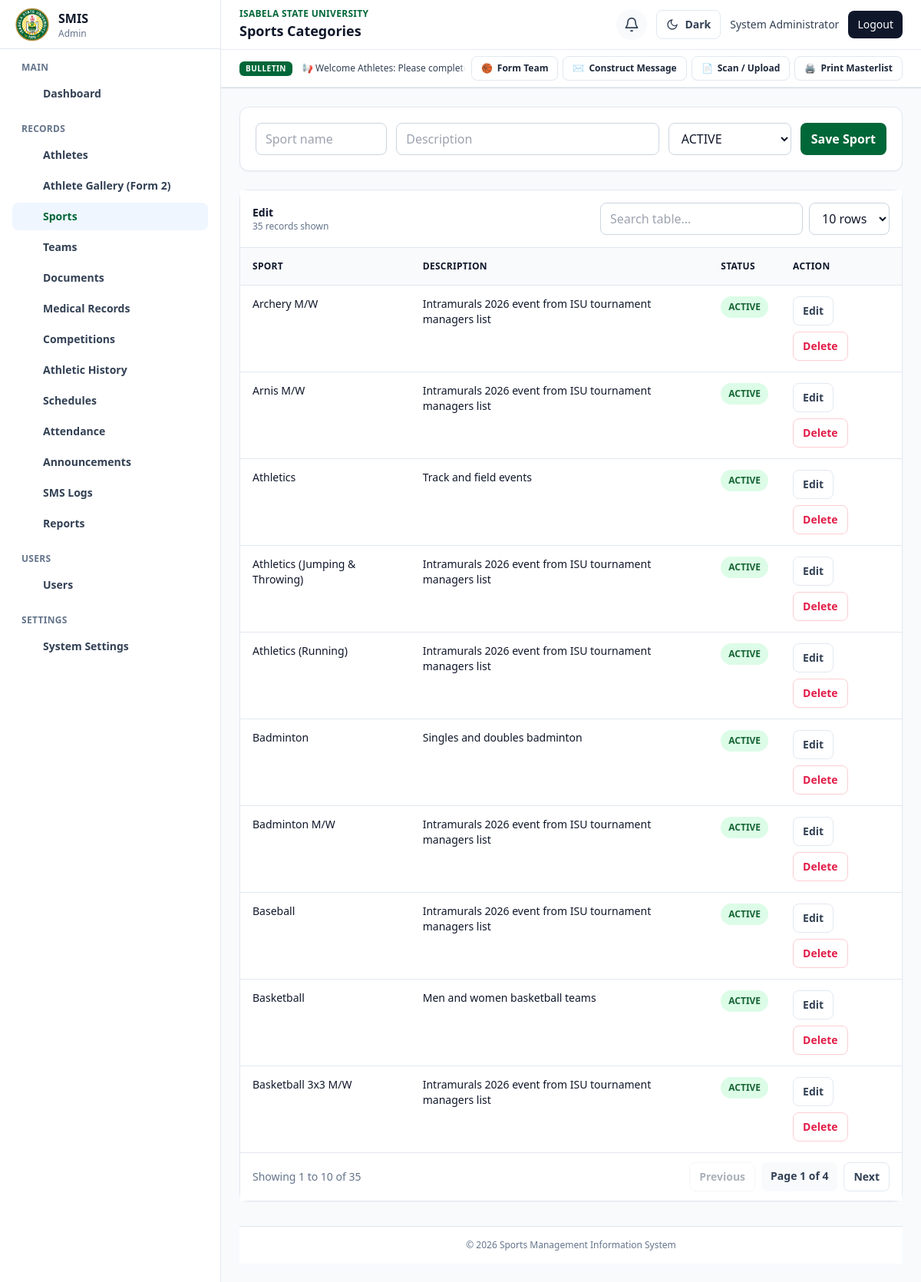
/index.php?page=sports (signed in), run on the app's committed database.
### tables this page shows
CREATE TABLE sports (
    id INT AUTO_INCREMENT PRIMARY KEY,
    name VARCHAR(120) NOT NULL UNIQUE,
    description TEXT NULL,
    status ENUM('active','inactive') NOT NULL DEFAULT 'active',
    created_at TIMESTAMP DEFAULT CURRENT_TIMESTAMP
);

### public/index.php (called while the page is built, shortened)
<?php
$role = current_user()['role'];
$page = preg_replace('/[^a-z_]/', '', $_GET['page'] ?? 'dashboard');
require __DIR__ . '/../app/views/' . $routes[$role][$page];

### app/helpers/functions.php (called while the page is built, shortened)
<?php
function e(?string $value): string
{
    return htmlspecialchars((string)$value, ENT_QUOTES, 'UTF-8');
}
function project_url(string $path = ''): string
{
    $root = project_root_url();
    return $root . '/' . ltrim($path, '/');
}
function project_root_url(): string
{
    $script = str_replace('\\', '/', $_SERVER['SCRIPT_NAME'] ?? '');
    $root = preg_replace('#/(public|app)(/.*)?$#', '', $script);
    if ($root === $script) {
        $root = preg_replace('#/[^/]*\.php$#', '', $script);
    }
    return $root ?: '';
}

### app/controllers/SportController.php (called while the page is built, shortened)
<?php
class SportController
{
    private function ensureCoachSportsTable(): void
    {
        $this->pdo->exec("CREATE TABLE IF NOT EXISTS coach_sports (
            coach_id INT NOT NULL,
            sport_id INT NOT NULL,
            assigned_at TIMESTAMP DEFAULT CURRENT_TIMESTAMP,
            PRIMARY KEY (coach_id, sport_id),
            INDEX idx_coach_sports_sport (sport_id)
        )");
    }
    public function all(array $filter = []): array
    {
        return $this->pdo->query('SELECT * FROM sports ORDER BY name')->fetchAll();
    }
}

### app/views/admin/sports.php (shortened to what this page needs)
<?php
require_once __DIR__ . '/../../controllers/SportController.php';
$sports = (new SportController($pdo))->all();
require __DIR__ . '/../../includes/header.php';
?>
<div class="min-h-screen lg:pl-72"><?php require __DIR__ . '/../../includes/sidebar.php'; require __DIR__ . '/../../includes/navbar.php'; ?><main class="p-4 lg:p-6">
<form class="mb-6 grid gap-3 rounded-xl border border-slate-200 bg-white p-5 shadow-sm md:grid-cols-[1fr_2fr_160px_auto]" method="post" action="<?= project_url('app/ajax/sport_ajax.php') ?>" data-ajax-form>
<input class="form-input" name="name" placeholder="Sport name" required><input class="form-input" name="description" placeholder="Description"><select class="form-input" name="status"><option value="active">ACTIVE</option><option value="inactive">INACTIVE</option></select><button class="btn-primary">Save Sport</button></form>
<div class="rounded-xl border border-slate-200 bg-white shadow-sm"><table class="w-full text-sm"><thead class="bg-slate-50"><tr><th class="table-th">Sport</th><th class="table-th">Description</th><th class="table-th">Status</th><th class="table-th">Action</th></tr></thead><tbody>
<?php foreach ($sports as $s): ?>
<tr>
    <td class="table-td font-medium"><?= e($s['name']) ?></td>
    <td class="table-td"><?= e($s['description'] ?: '—') ?></td>
    <td class="table-td"><span class="status-pill <?= $s['status'] === 'active' ? 'status-active' : 'status-inactive' ?>"><?= e(strtoupper((string)$s['status'])) ?></span></td>
    <td class="table-td">
        <div class="flex flex-wrap gap-2">
            <button class="rounded-lg border border-slate-300 px-3 py-2 text-sm font-bold text-slate-700 hover:bg-slate-50" type="button" data-modal-open="#sport-edit-modal-<?= e((string)$s['id']) ?>">Edit</button>
            <form method="post" action="<?= project_url('app/ajax/sport_ajax.php') ?>" data-ajax-form data-confirm="Delete this sport?">
                <button class="rounded-lg border border-rose-200 px-3 py-2 text-sm font-bold text-rose-600 hover:bg-rose-50" type="submit">Delete</button>
            </form>
        </div>
    </td>
</tr>
<?php endforeach; ?>
</tbody></table></div>
<?php require __DIR__ . '/../../includes/footer.php'; ?>

### data on the page
sports: name "Archery M/W", description "Intramurals 2026 event from ISU tournament managers list", status "ACTIVE"
sports: name "Arnis M/W", description "Intramurals 2026 event from ISU tournament managers list", status "ACTIVE"
sports: name "Athletics", description "Track and field events", status "ACTIVE"
sports: name "Athletics (Jumping & Throwing)", description "Intramurals 2026 event from ISU tournament managers list", status "ACTIVE"
sports: name "Athletics (Running)", description "Intramurals 2026 event from ISU tournament managers list", status "ACTIVE"
sports: name "Badminton", description "Singles and doubles badminton", status "ACTIVE"
sports: name "Badminton M/W", description "Intramurals 2026 event from ISU tournament managers list", status "ACTIVE"
sports: name "Baseball", description "Intramurals 2026 event from ISU tournament managers list", status "ACTIVE"
sports: name "Basketball", description "Men and women basketball teams", status "ACTIVE"
sports: name "Basketball 3x3 M/W", description "Intramurals 2026 event from ISU tournament managers list", status "ACTIVE"

### other printed values
app_setting('app_short_name', 'SMIS') "SMIS"
str_replace('_', ' ', $role) "Admin"
$groupLabel "MAIN"
$label "Dashboard"
$groupLabel "RECORDS"
$label "Athletes"
$label "Athlete Gallery (Form 2)"
$label "Sports"
$label "Teams"
$label "Documents"
$label "Medical Records"
$label "Competitions"
$label "Athletic History"
$label "Schedules"
$label "Attendance"
